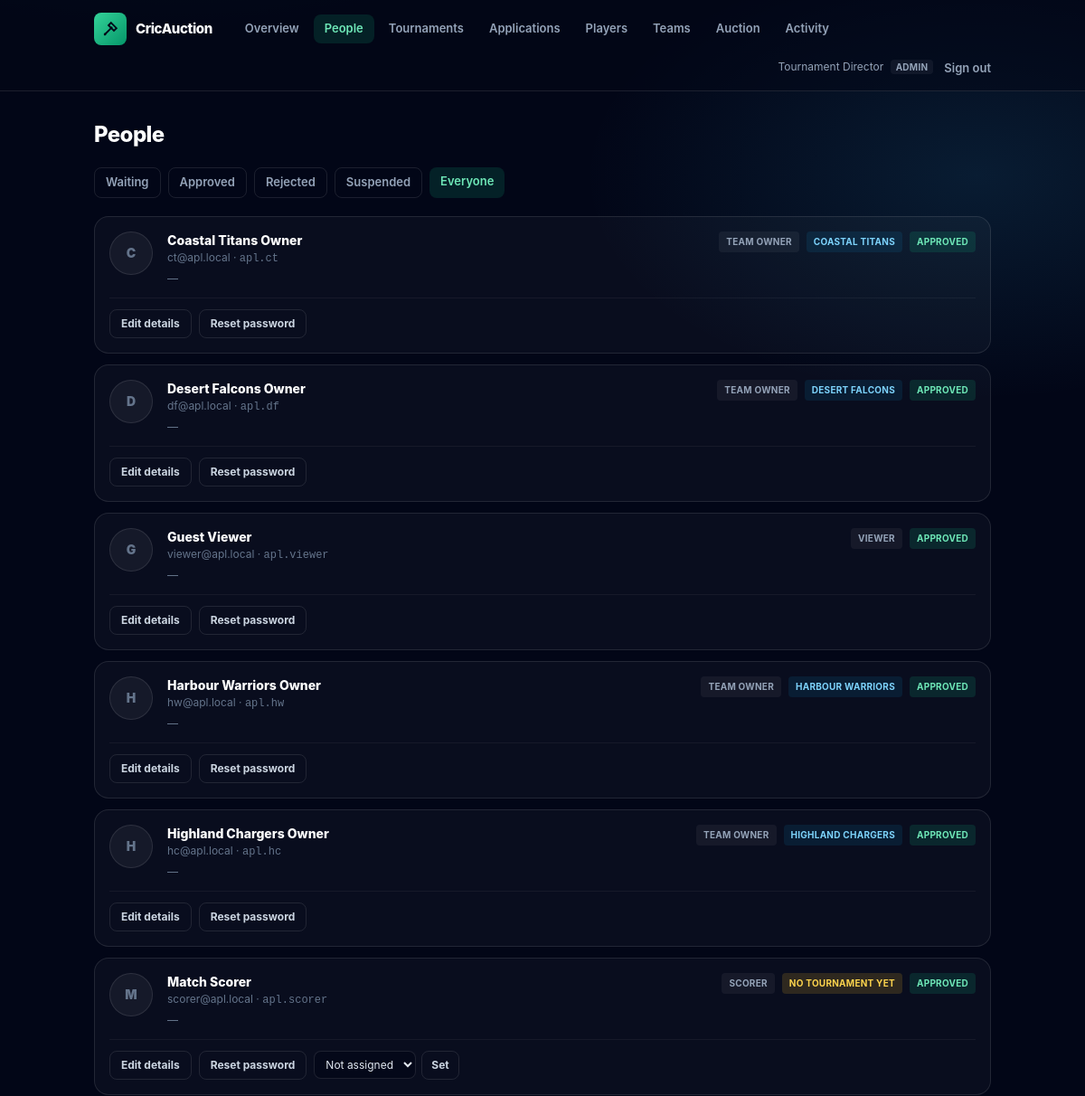
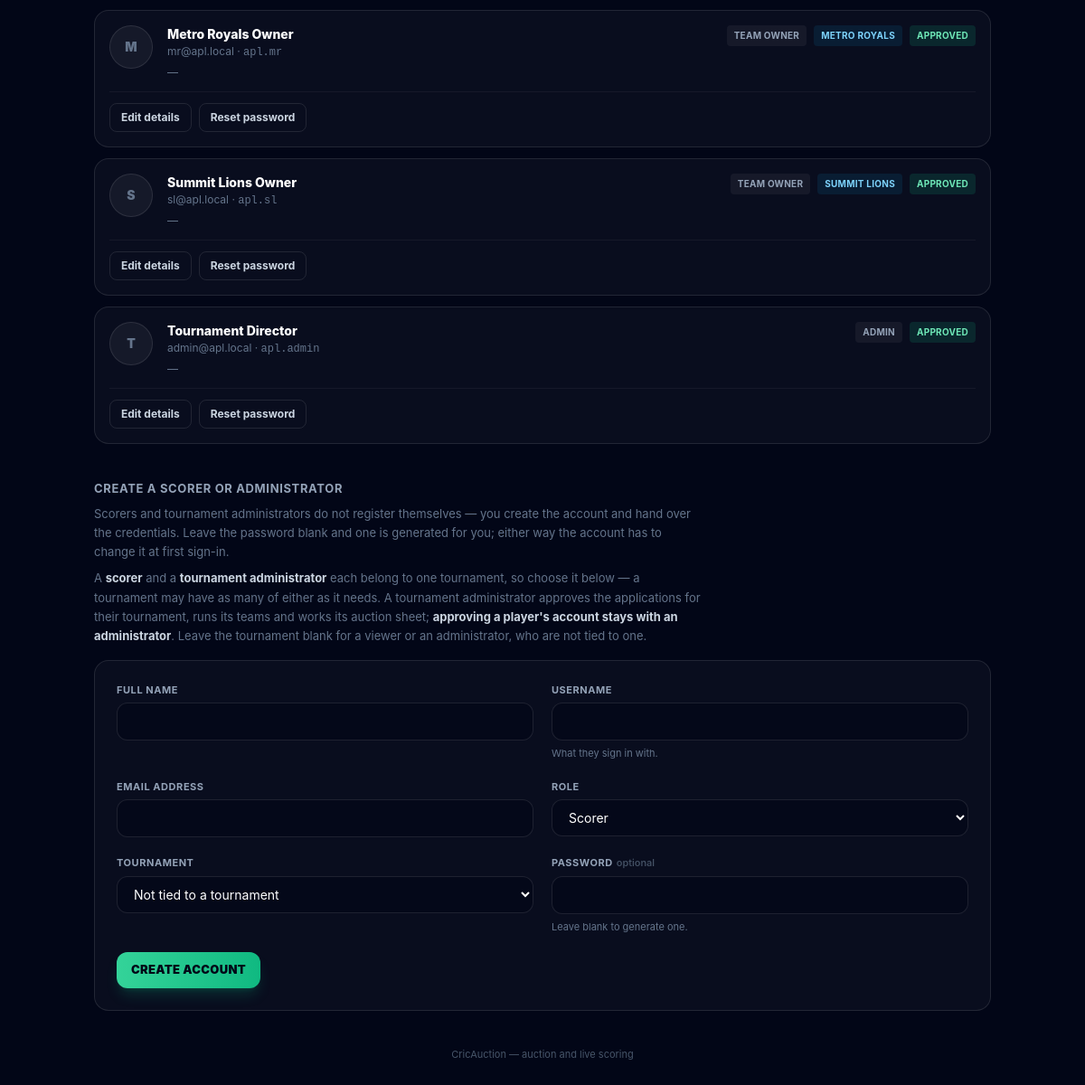
The page /admin/users.php (signed in) on the database its author committed (2 pictures, top to bottom).
### tables this page shows
CREATE TABLE `users` (
    `id`             INT UNSIGNED NOT NULL AUTO_INCREMENT,
    `username`       VARCHAR(40)      NULL,   
    `name`           VARCHAR(120) NOT NULL,
    `email`          VARCHAR(190) NOT NULL,   
    `phone`          VARCHAR(20)      NULL,
    `address`        VARCHAR(255)     NULL,
    `photo_path`     VARCHAR(255)     NULL,   
    `player_type`    ENUM('batsman','batting_all_rounder','all_rounder','bowling_all_rounder','wicket_keeper','bowler') NULL,
    `password_hash`  VARCHAR(255) NOT NULL,
 
    `must_change_password` TINYINT(1) NOT NULL DEFAULT 0,
    `role`           ENUM('admin','tournament_admin','team_owner','scorer','viewer','player') NOT NULL DEFAULT 'viewer',
    `status`         ENUM('pending','approved','rejected','suspended') NOT NULL DEFAULT 'approved',
    `approved_by`    INT UNSIGNED     NULL,
    `approved_at`    DATETIME         NULL,
    `team_id`        INT UNSIGNED     NULL,   
 
    `tournament_id`  INT UNSIGNED     NULL,
    `avatar_url`     VARCHAR(255)     NULL,
    `is_active`      TINYINT(1)   NOT NULL DEFAULT 1,
    `last_login_at`  DATETIME         NULL,
    `created_at`     TIMESTAMP    NOT NULL DEFAULT CURRENT_TIMESTAMP,
    `updated_at`     TIMESTAMP    NOT NULL DEFAULT CURRENT_TIMESTAMP ON UPDATE CURRENT_TIMESTAMP,

    PRIMARY KEY (`id`),
    UNIQUE KEY `uq_users_email` (`email`),
    UNIQUE KEY `uq_users_username` (`username`),
 
    UNIQUE KEY `uq_users_owner_team` (`team_id`),
    KEY `idx_users_role` (`role`, `is_active`),
    KEY `idx_users_status` (`status`, `role`),
    KEY `idx_users_tournament` (`tournament_id`, `role`),

    CONSTRAINT `fk_users_team`
        FOREIGN KEY (`team_id`) REFERENCES `teams` (`id`),
 
    CONSTRAINT `fk_users_tournament`
        FOREIGN KEY (`tournament_id`) REFERENCES `tournaments` (`id`)
        ON DELETE SET NULL ON UPDATE CASCADE,
    CONSTRAINT `fk_users_approved_by`
        FOREIGN KEY (`approved_by`) REFERENCES `users` (`id`),

 
    CONSTRAINT `chk_users_team_role` CHECK (
        (`role` = 'team_owner' AND `team_id` IS NOT NULL)
        OR (`role` <> 'team_owner' AND `team_id` IS NULL)
    )
);

CREATE TABLE `teams` (
    `id`             INT UNSIGNED  NOT NULL AUTO_INCREMENT,
    `tournament_id`  INT UNSIGNED  NOT NULL,
    `name`           VARCHAR(100)  NOT NULL,
    `short_name`     VARCHAR(6)    NOT NULL,   
    `logo_url`       VARCHAR(255)      NULL,
    `primary_color`  CHAR(7)       NOT NULL DEFAULT '#22c55e',   
    `home_venue`     VARCHAR(120)      NULL,

    `purse_total`    DECIMAL(14,2) NOT NULL DEFAULT 10000000.00,
    `purse_spent`    DECIMAL(14,2) NOT NULL DEFAULT 0.00,
    `purse_remaining` DECIMAL(14,2) AS (`purse_total` - `purse_spent`) STORED,
    `players_bought` SMALLINT UNSIGNED NOT NULL DEFAULT 0,
    `overseas_bought` TINYINT UNSIGNED NOT NULL DEFAULT 0,

    `created_at`     TIMESTAMP     NOT NULL DEFAULT CURRENT_TIMESTAMP,
    `updated_at`     TIMESTAMP     NOT NULL DEFAULT CURRENT_TIMESTAMP ON UPDATE CURRENT_TIMESTAMP,

    PRIMARY KEY (`id`),
    UNIQUE KEY `uq_team_name`  (`tournament_id`, `name`),
    UNIQUE KEY `uq_team_short` (`tournament_id`, `short_name`),
    KEY `idx_team_purse` (`tournament_id`, `purse_remaining`),

    CONSTRAINT `fk_teams_tournament`
        FOREIGN KEY (`tournament_id`) REFERENCES `tournaments` (`id`)
        ON DELETE CASCADE ON UPDATE CASCADE,

    CONSTRAINT `chk_team_spent`  CHECK (`purse_spent` >= 0 AND `purse_spent` <= `purse_total`),
    CONSTRAINT `chk_team_colour` CHECK (`primary_color` REGEXP '^#[0-9A-Fa-f]{6}$')
);

### public/admin/users.php (the view, shortened to what the rows shown need)
<?php
require_once dirname(dirname(__DIR__)) . '/config/config.php';
require_once BASE_PATH . '/app/Views/layouts/shell.php';
$filter  = (string) ($_GET['status'] ?? 'all');
$people = Database::all(
    'SELECT u.id, u.username, u.name, u.email, u.phone, u.address, u.photo_path,
            u.player_type, u.role, u.status, u.must_change_password, u.created_at,
            u.tournament_id,
            t.name AS team_name,
            CONCAT(tr.name, \' \', tr.season_year) AS tournament_name
       FROM users u
  LEFT JOIN teams t ON t.id = u.team_id
  LEFT JOIN tournaments tr ON tr.id = u.tournament_id
      WHERE (:all = 1 OR u.status = :status)
   ORDER BY FIELD(u.status, \'pending\', \'approved\', \'rejected\', \'suspended\'), u.name',
    [':all' => $filter === 'all' ? 1 : 0, ':status' => $filter]
);
$links = [
    ['href' => 'index.php',        'label' => 'Overview'],
    ['href' => 'users.php',        'label' => 'People', 'current' => true],
    ['href' => 'tournaments.php',  'label' => 'Tournaments'],
    ['href' => 'applications.php', 'label' => 'Applications'],
    ['href' => 'players.php',      'label' => 'Players'],
    ['href' => 'teams.php',        'label' => 'Teams'],
    ['href' => 'auction.php',      'label' => 'Auction'],
    ['href' => 'activity.php',     'label' => 'Activity'],
];
page_head('People', '../', $links);
?>
<h1 class="text-2xl font-extrabold tracking-tight text-white">People</h1>
<?php if ($people === []): ?>
    <p class="mt-6 rounded-2xl border border-white/10 bg-white/[0.03] p-8 text-center text-sm text-slate-500">
        Nobody here.
    </p>
<?php else: ?>
    <ul class="mt-5 space-y-3">
        <?php foreach ($people as $person): ?>
            <li class="rounded-2xl border border-white/10 bg-white/[0.03] p-4">
                <div class="flex flex-wrap items-start gap-4">
                    <?php if (!empty($person['photo_path'])): ?>
                        <img src="<?= e('../' . $person['photo_path']) ?>" alt=""
                             class="h-12 w-12 shrink-0 rounded-full border border-white/15 object-cover">
                    <?php else: ?>
                        <div class="grid h-12 w-12 shrink-0 place-items-center rounded-full border border-white/10 bg-white/5 text-sm font-black text-slate-500">
                            <?= e(strtoupper(mb_substr((string) $person['name'], 0, 1))) ?>
                        </div>
                    <?php endif; ?>
                    <div class="min-w-[12rem] flex-1">
                        <p class="text-sm font-extrabold text-white"><?= e((string) $person['name']) ?></p>
                        <p class="text-[12px] text-slate-500">
                            <?= e((string) $person['email']) ?>
                            <?php if (!empty($person['username'])): ?>
                                · <span class="font-mono"><?= e((string) $person['username']) ?></span>
                            <?php endif; ?>
                        </p>
                        <p class="mt-1 text-[12px] text-slate-500">
                            <?= e((string) ($person['phone'] ?? '—')) ?>
                        </p>
                    </div>
                    <div class="flex shrink-0 flex-wrap items-center gap-2">
                        <span class="rounded bg-white/5 px-2 py-1 text-[10px] font-bold uppercase tracking-wide text-slate-400">
                            <?= e(str_replace('_', ' ', (string) $person['role'])) ?>
                        </span>
                        <?php if (!empty($person['team_name'])): ?>
                            <span class="rounded bg-sky-500/10 px-2 py-1 text-[10px] font-bold uppercase tracking-wide text-sky-300">
                                <?= e((string) $person['team_name']) ?>
                            </span>
                        <?php endif; ?>
                        <?php if (in_array($person['role'], \App\Services\AccountService::TOURNAMENT_SCOPED_ROLES, true)): ?>
                            <?php if (!empty($person['tournament_name'])): ?>
                                <span class="rounded bg-violet-500/10 px-2 py-1 text-[10px] font-bold uppercase tracking-wide text-violet-300">
                                    <?= e((string) $person['tournament_name']) ?>
                                </span>
                            <?php else: ?>
                                <span class="rounded bg-amber-400/15 px-2 py-1 text-[10px] font-bold uppercase tracking-wide text-amber-300">
                                    no tournament yet
                                </span>
                            <?php endif; ?>
                        <?php endif; ?>
                        <span class="rounded px-2 py-1 text-[10px] font-bold uppercase tracking-wide <?=
                            match ($person['status']) {
                                'approved' => 'bg-emerald-500/15 text-emerald-300',
                                'pending'  => 'bg-amber-400/15 text-amber-300',
                                default    => 'bg-rose-500/15 text-rose-300',
                            } ?>">
                            <?= e((string) $person['status']) ?>
                        </span>
                    </div>
                </div>
                <div class="mt-3 flex flex-wrap items-center gap-2 border-t border-white/5 pt-3">
                    <a href="users.php?edit=<?= (int) $person['id'] ?>"
                       class="rounded-lg border border-white/10 px-3 py-1.5 text-[12px] font-bold text-slate-300 hover:bg-white/5">
                        Edit details
                    </a>
                    <form method="post" class="inline">
                        <button type="submit" class="rounded-lg border border-white/10 px-3 py-1.5 text-[12px] font-bold text-slate-300 hover:bg-white/5">
                            Reset password
                        </button>
                    </form>
                    <?php if (in_array($person['role'], \App\Services\AccountService::TOURNAMENT_SCOPED_ROLES, true)): ?>
                        <form method="post" class="inline-flex items-center gap-1.5">
                            <select id="tour_<?= (int) $person['id'] ?>" name="tournament_id"
                                    class="rounded-lg border border-white/10 bg-slate-950/60 px-2 py-1.5 text-[12px] text-slate-200 outline-none focus:border-emerald-400/50">
                                <option value="">Not assigned</option>
                            </select>
                            <button type="submit" class="rounded-lg border border-white/10 px-2.5 py-1.5 text-[12px] font-bold text-slate-300 hover:bg-white/5">
                                Set
                            </button>
                        </form>
                    <?php endif; ?>
                </div>
            </li>
        <?php endforeach; ?>
    </ul>
<?php endif; ?>
<section class="mt-10">
    <h2 class="text-[13px] font-bold uppercase tracking-wider text-slate-400">Create a scorer or administrator</h2>
</section>
<?php page_foot(); ?>

### app/Views/layouts/shell.php (shortened to what the rows shown need)
<?php
function page_head(string $title, string $up = '', array $links = []): void
{
    $user = Auth::user();
    ?><!DOCTYPE html>
<html lang="en" class="dark">
<head>
    <link rel="stylesheet" href="<?= e($up) ?>assets/css/app.css">
</head>
<body class="bg-gate min-h-screen font-sans text-slate-200">
<header class="border-b border-white/10 bg-slate-950/50">
    <div class="mx-auto flex max-w-5xl flex-wrap items-center gap-x-6 gap-y-3 px-4 py-3.5">
        <div class="ml-auto flex items-center gap-3">
            <?php if ($user !== null): ?>
                <span class="hidden text-[12px] text-slate-400 sm:block">
                    <?= e((string) $user['name']) ?>
                    <span class="ml-1 rounded bg-white/5 px-1.5 py-0.5 text-[10px] font-bold uppercase tracking-wide text-slate-400">
                        <?= e(str_replace('_', ' ', (string) $user['role'])) ?>
                    </span>
                </span>
                <form method="post" action="<?= e($up) ?>logout.php" class="inline">
                    <button type="submit" class="text-[13px] font-semibold text-slate-400 transition hover:text-rose-300">
                        Sign out
                    </button>
                </form>
            <?php else: ?>
                <a href="<?= e($up) ?>login.php" class="text-[13px] font-semibold text-slate-300 hover:text-emerald-300">Sign in</a>
                <a href="<?= e($up) ?>register.php"
                   class="rounded-lg bg-emerald-500 px-3 py-1.5 text-[13px] font-bold text-slate-950 hover:brightness-110">Register</a>
            <?php endif; ?>
        </div>
    </div>
</header>
<main class="mx-auto max-w-5xl px-4 py-8">
<?php
}
    ?>
    <?php
function page_foot(): void
{
    ?>
</main>
</body>
</html>
<?php
}
    ?>

### rows shown on the page
users: name "Tournament Director", role "ADMIN", name "T", email "admin@apl.local", username "apl.admin", phone "—", status "APPROVED"
users: name "C", name "Coastal Titans Owner", email "ct@apl.local", username "apl.ct", phone "—", role "TEAM OWNER", team.name "COASTAL TITANS", status "APPROVED"
users: name "D", name "Desert Falcons Owner", email "df@apl.local", username "apl.df", phone "—", role "TEAM OWNER", team.name "DESERT FALCONS", status "APPROVED"
users: name "G", name "Guest Viewer", email "viewer@apl.local", username "apl.viewer", phone "—", role "VIEWER", status "APPROVED"
users: name "H", name "Harbour Warriors Owner", email "hw@apl.local", username "apl.hw", phone "—", role "TEAM OWNER", team.name "HARBOUR WARRIORS", status "APPROVED"
users: name "H", name "Highland Chargers Owner", email "hc@apl.local", username "apl.hc", phone "—", role "TEAM OWNER", team.name "HIGHLAND CHARGERS", status "APPROVED"
users: name "M", name "Match Scorer", email "scorer@apl.local", username "apl.scorer", phone "—", role "SCORER", shows "NO TOURNAMENT YET", status "APPROVED"
users: name "M", name "Metro Royals Owner", email "mr@apl.local", username "apl.mr", phone "—", role "TEAM OWNER", team.name "METRO ROYALS", status "APPROVED"
users: name "S", name "Summit Lions Owner", email "sl@apl.local", username "apl.sl", phone "—", role "TEAM OWNER", team.name "SUMMIT LIONS", status "APPROVED"

### other values the page prints
APP_NAME "CricAuction"
$link['label'] "Overview"
$link['label'] "People"
$link['label'] "Tournaments"
$link['label'] "Applications"
$link['label'] "Players"
$link['label'] "Teams"
$link['label'] "Auction"
$link['label'] "Activity"
$label "Waiting"
$label "Approved"
$label "Rejected"
$label "Suspended"
$label "Everyone"
$label "FULL NAME USERNAME EMAIL ADDRESS PASSWORD"
